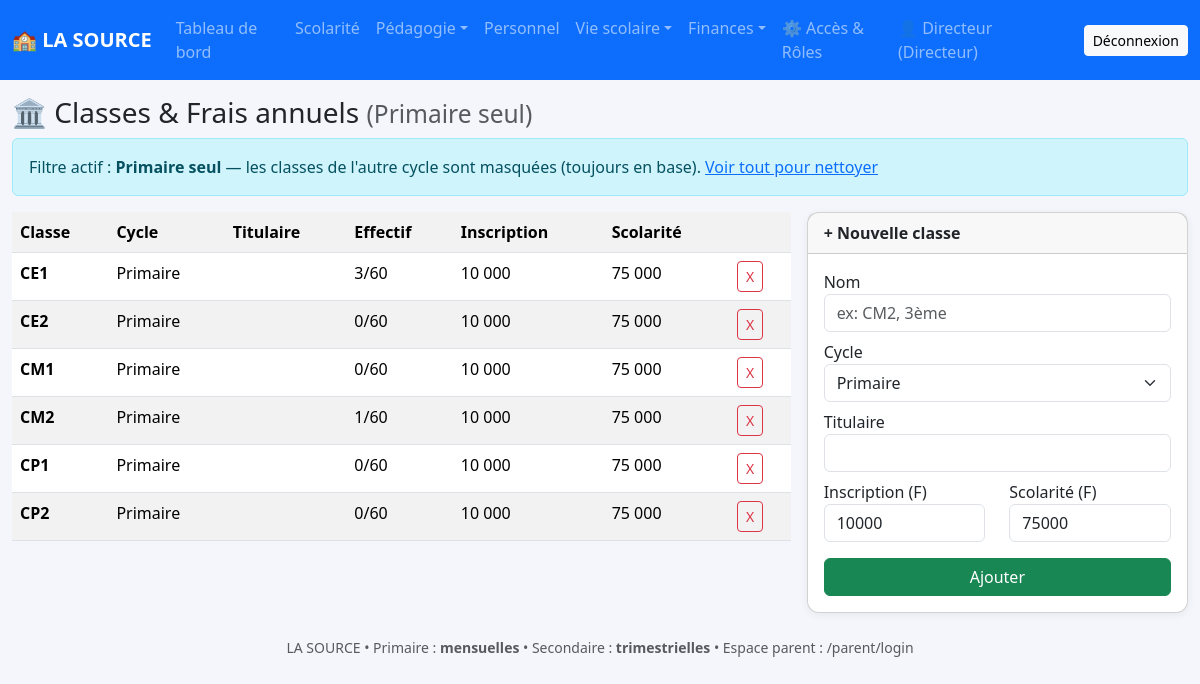
Page /classes (signed in) on the committed database.
### tables this page shows
CREATE TABLE settings(cle TEXT PRIMARY KEY, valeur TEXT);

CREATE TABLE classes(id INTEGER PRIMARY KEY AUTOINCREMENT, nom TEXT UNIQUE, cycle TEXT, niveau TEXT, titulaire TEXT DEFAULT '', effectif_max INTEGER DEFAULT 60, frais_inscription INTEGER DEFAULT 0, frais_scolarite INTEGER DEFAULT 0, frais_cantine INTEGER DEFAULT 0, frais_transport INTEGER DEFAULT 0);

### app.py (the view, shortened to what this page needs)
@app.route("/classes", methods=["GET","POST"])
@login_required
def classes():
    db = get_db()
    rows = db.execute("""SELECT cl.*, COUNT(e.id) eff FROM classes cl LEFT JOIN eleves e ON e.classe_id=cl.id GROUP BY cl.id ORDER BY cl.cycle, cl.nom""").fetchall()
    _t = get_setting("type_etab", "Mixte")
    voir_tout = request.args.get("voir_tout") == "1"
    if not voir_tout:
        if _t == "Primaire seul": rows = [r for r in rows if r["cycle"] == "Primaire"]
        elif _t == "Secondaire seul": rows = [r for r in rows if r["cycle"] == "Secondaire"]
    return render_template("classes.html", classes=rows, voir_tout=voir_tout)

### app.py (called while the page is built)
def get_db():
    if "db" not in g:
        g.db = sqlite3.connect(DB_PATH)
        g.db.row_factory = sqlite3.Row
    return g.db

@app.before_request
def _migrate():
    ensure_schema()

def login_required(f):
    @wraps(f)
    def d(*a, **kw):
        if "user_id" not in session:
            return redirect(url_for("login"))
        return f(*a, **kw)
    return d

def get_setting(cle, defaut=""):
    try:
        r = get_db().execute("SELECT valeur FROM settings WHERE cle=?", (cle,)).fetchone()
        return r["valeur"] if r else defaut
    except: return defaut

@app.context_processor
def inject_ecole():
    try: return dict(ecole_nom=get_setting("ecole_nom", "Mon École Privée"), type_etab=get_setting("type_etab", "Mixte"))
    except: return dict(ecole_nom="Mon École Privée", type_etab="Mixte")

### templates/classes.html
{% extends "base.html" %}{% block title %}Classes{% endblock %}{% block content %}
<h3>🏛️ Classes & Frais annuels <small class="text-muted">({{ type_etab }})</small></h3>
{% if type_etab != 'Mixte' %}<div class="alert alert-info">Filtre actif : <b>{{ type_etab }}</b> — les classes de l'autre cycle sont masquées (toujours en base). {% if voir_tout %}<a href="{{ url_for('classes') }}">Masquer</a>{% else %}<a href="{{ url_for('classes') }}?voir_tout=1">Voir tout pour nettoyer</a>{% endif %}</div>{% endif %}
<div class="row g-3"><div class="col-md-8"><div class="table-responsive"><table class="table table-striped">
<tr><th>Classe</th><th>Cycle</th><th>Titulaire</th><th>Effectif</th><th>Inscription</th><th>Scolarité</th><th></th></tr>
{% for c in classes %}<tr><td><b>{{ c['nom'] }}</b></td><td>{{ c['cycle'] }}</td><td>{{ c['titulaire'] }}</td><td>{{ c['eff'] }}/{{ c['effectif_max'] }}</td>
<td>{{ "{:,}".format(c['frais_inscription']).replace(',',' ') }}</td><td>{{ "{:,}".format(c['frais_scolarite']).replace(',',' ') }}</td>
<td><form method="post" action="{{ url_for('classe_supprimer', cid=c['id']) }}" onsubmit="return confirm('Supprimer ?')"><button class="btn btn-sm btn-outline-danger">X</button></form></td></tr>{% endfor %}
</table></div></div>
<div class="col-md-4"><div class="card"><div class="card-header fw-bold">+ Nouvelle classe</div><div class="card-body"><form method="post">
<div class="mb-2"><label>Nom</label><input name="nom" class="form-control" placeholder="ex: CM2, 3ème" required></div>
<div class="mb-2"><label>Cycle</label><select name="cycle" class="form-select"><option>Primaire</option><option>Secondaire</option></select></div>
<div class="mb-2"><label>Titulaire</label><input name="titulaire" class="form-control"></div>
<div class="row"><div class="col"><label>Inscription (F)</label><input type="number" name="frais_inscription" class="form-control" value="10000"></div>
<div class="col"><label>Scolarité (F)</label><input type="number" name="frais_scolarite" class="form-control" value="75000"></div></div>
<button class="btn btn-success w-100 mt-3">Ajouter</button></form></div></div></div></div>{% endblock %}

### templates/base.html (shortened to what this page needs)
<!doctype html>
<html lang="fr">
<head>
<link href="https://cdn.jsdelivr.net/npm/bootstrap@5.3.3/dist/css/bootstrap.min.css" rel="stylesheet">
<link rel="stylesheet" href="{{ url_for('static', filename='style.css') }}">
</head>
<body>
{% if session.get('user_id') %}
<nav class="navbar navbar-expand-lg navbar-dark bg-primary sticky-top">
<div class="container-fluid">
<a class="navbar-brand fw-bold" href="{{ url_for('dashboard') }}">🏫 {{ ecole_nom }}</a>
<div class="collapse navbar-collapse" id="nav">
<ul class="navbar-nav me-auto">
<li class="nav-item"><a class="nav-link" href="{{ url_for('dashboard') }}">Tableau de bord</a></li>
<li class="nav-item"><a class="nav-link" href="{{ url_for('eleves') }}">Scolarité</a></li>
<li class="nav-item dropdown">
<a class="nav-link dropdown-toggle" data-bs-toggle="dropdown" href="#">Pédagogie</a>
</li>
{% if session.get('role') in ('Directeur','Secrétaire') %}<li class="nav-item"><a class="nav-link" href="{{ url_for('personnel') }}">Personnel</a></li>{% endif %}
<li class="nav-item dropdown">
<a class="nav-link dropdown-toggle" data-bs-toggle="dropdown" href="#">Vie scolaire</a>
</li>
{% if session.get('role') in ('Directeur','Secrétaire','Comptable') %}<li class="nav-item dropdown">
<a class="nav-link dropdown-toggle" data-bs-toggle="dropdown" href="#">Finances</a>
</li>{% endif %}
{% if session.get('role') in ('Directeur','Secrétaire') %}<li class="nav-item"><a class="nav-link" href="{{ url_for('admin') }}">⚙️ Accès & Rôles</a></li>{% endif %}
</ul>
<span class="navbar-text me-3">👤 {{ session.get('nom') }} ({{ session.get('role') }})</span>
<a class="btn btn-light btn-sm" href="{{ url_for('logout') }}">Déconnexion</a>
</div></div></nav>
{% endif %}
<div class="container-fluid mt-3">
{% block content %}{% endblock %}
<footer class="text-center text-muted small my-4">{{ ecole_nom }} • Primaire : <b>mensuelles</b> • Secondaire : <b>trimestrielles</b> • Espace parent : /parent/login</footer>
</div>
</body></html>

### static/style.css (style rules this page uses)
body { background:#f4f6fb }
.card { border-radius:12px;box-shadow:0 2px 8px rgba(0,0,0,.06) }

### rows in the picture
settings: valeur "LA SOURCE"
settings: valeur "Primaire seul"
classes: nom "CE1", cycle "Primaire", eff "3", effectif_max "60", frais_inscription "10 000", frais_scolarite "75 000"
classes: nom "CE2", cycle "Primaire", eff "0", effectif_max "60", frais_inscription "10 000", frais_scolarite "75 000"
classes: nom "CM1", cycle "Primaire", eff "0", effectif_max "60", frais_inscription "10 000", frais_scolarite "75 000"
classes: nom "CM2", cycle "Primaire", eff "1", effectif_max "60", frais_inscription "10 000", frais_scolarite "75 000"
classes: nom "CP1", cycle "Primaire", eff "0", effectif_max "60", frais_inscription "10 000", frais_scolarite "75 000"
classes: nom "CP2", cycle "Primaire", eff "0", effectif_max "60", frais_inscription "10 000", frais_scolarite "75 000"

### other values in the picture
{{ session.get('nom') }} "Directeur"
{{ session.get('role') }} "Directeur"
